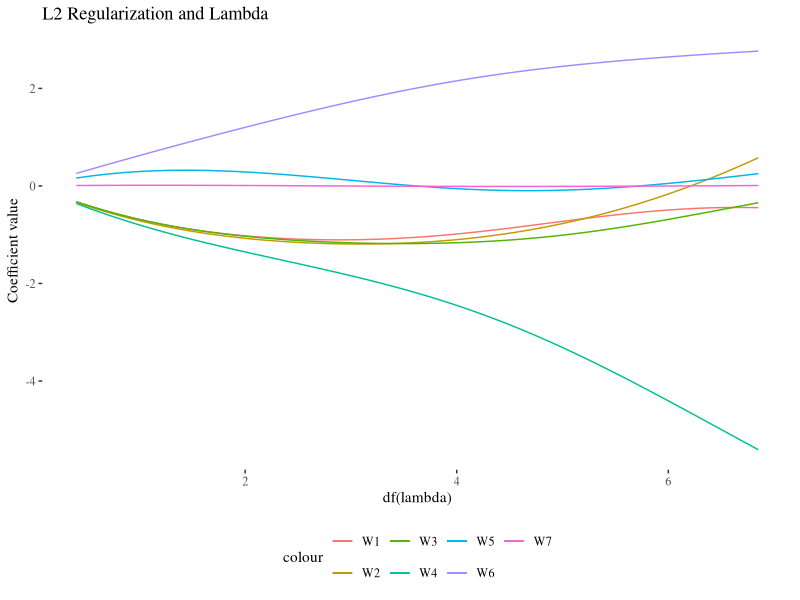
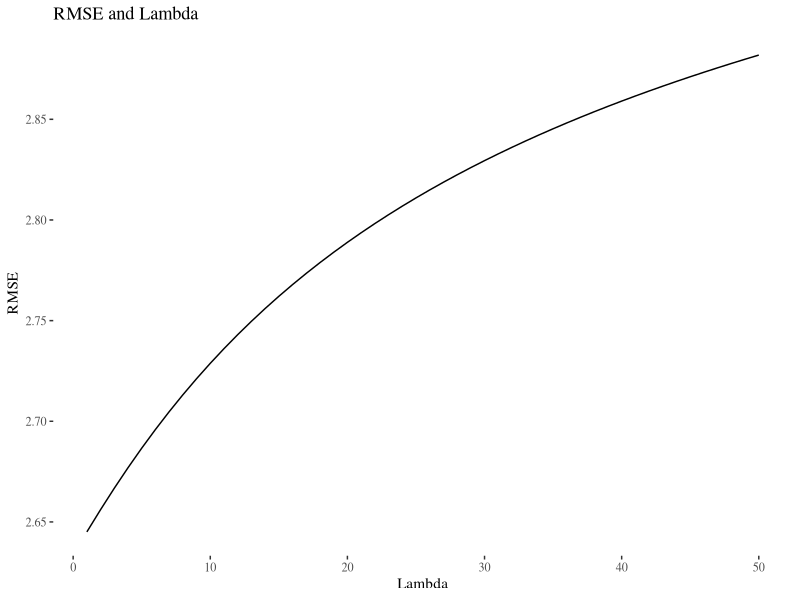
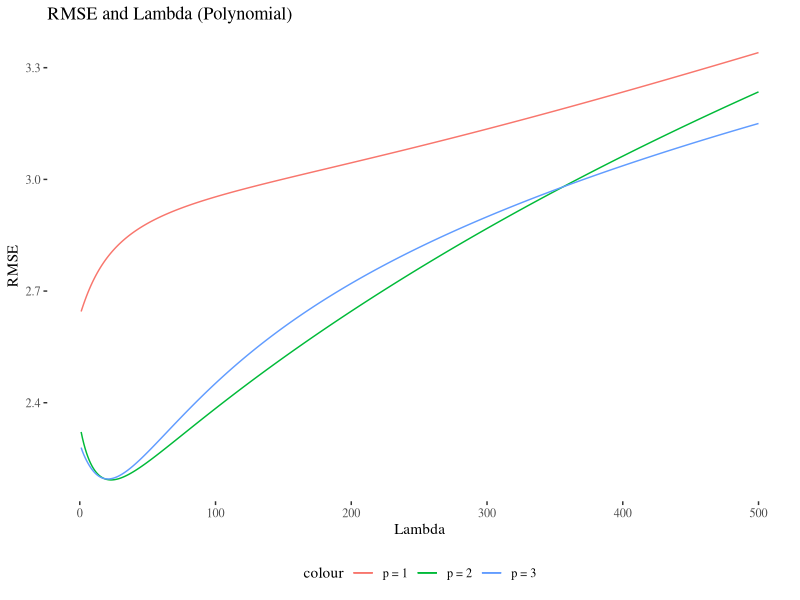
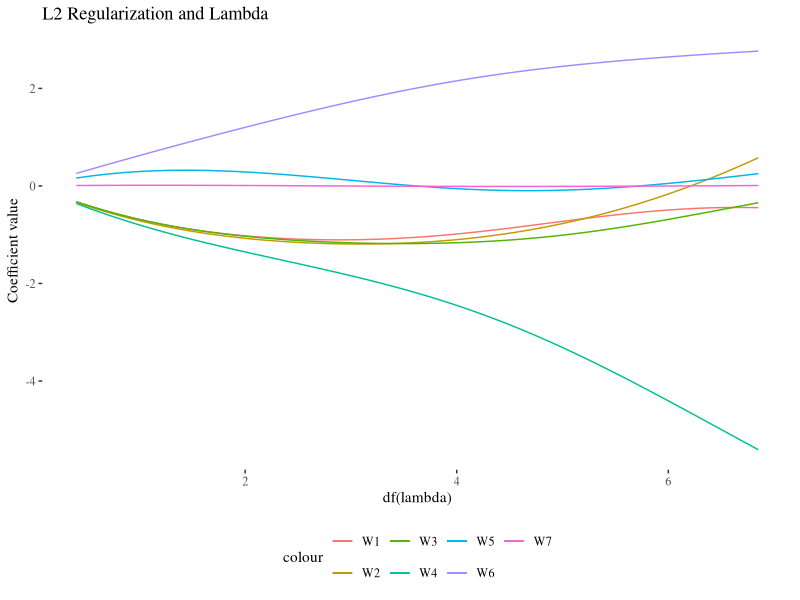
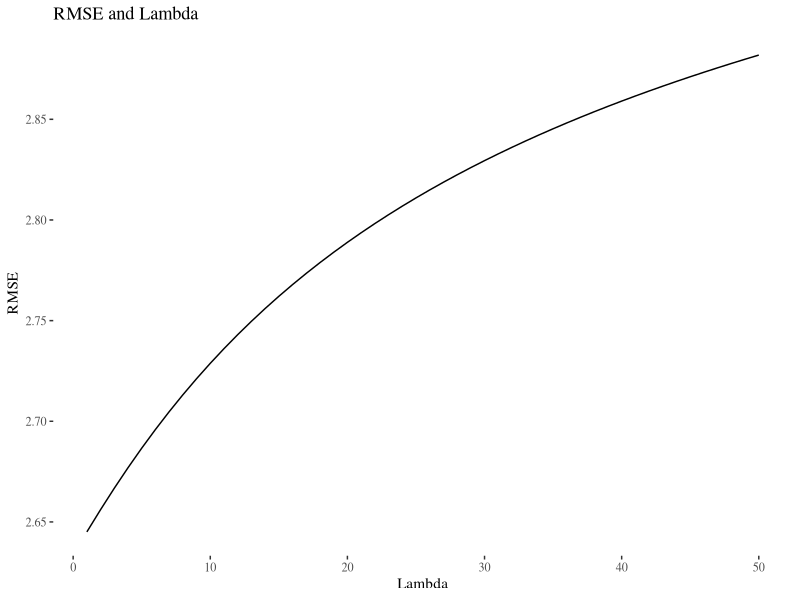
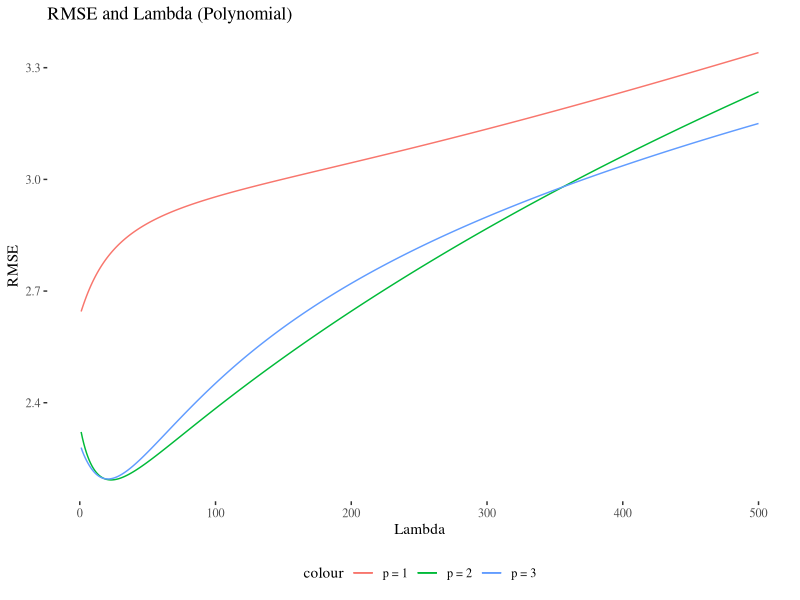

The R script that drew these images, in order:
## Packages loading/installation
auto_load <- function(pkg){
  new.pkg <- pkg[!(pkg %in% installed.packages()[, "Package"])]
  if (length(new.pkg)) 
    install.packages(new.pkg, dependencies = TRUE)
  sapply(pkg, require, character.only = TRUE)
}

# usage
packages <- c("readr", "tidyverse", "ggplot2", "ggthemes")
auto_load(packages)


## Reading in the files and converting to matrices

X_test <- read_csv("Data/X_test.csv", col_names = FALSE)
X_train <- read_csv("Data/X_train.csv", col_names = FALSE)
y_test <- read_csv("Data/y_test.csv", col_names = FALSE)
y_train <- read_csv("Data/y_train.csv", col_names = FALSE)


X_test <- as.matrix(X_test)
X_train <- as.matrix(X_train)
y_test <- as.matrix(y_test)
y_train <- as.matrix(y_train)


## Initialzing the matrcies and creating the svd
df_lam <- c(rep(0,5000))
w <- matrix(nrow = 7, ncol = 5000)
X_tr_svd <- svd(X_train)

## Looping through to create matrix of coeffieicnts and df(lamba) for different values of lambda

for(j in 1:7){
  for(i in 1: 5000) {
   w[j,i] <- (solve((diag(i,7) + (t(X_train) %*% (X_train)))) %*% t(X_train) %*% y_train)[j]
   df_lam[i] <- sum((X_tr_svd$d)^2/(i + (X_tr_svd$d)^2))
  }
}

## Creating joint dataframe for easier navigation with ggplot

w_t <- as_data_frame(t(w))
final_1 <- cbind(w_t, df_lam)


## Plotting the value of coefficients as function of df(lamba)

ggplot(final_1) +
  geom_line(aes(df_lam, V1, color = "W1"), show.legend = TRUE) +
  geom_line(aes(df_lam, V2, color = "W2"), show.legend = TRUE) +
  geom_line(aes(df_lam, V3, color = "W3"), show.legend = TRUE) +
  geom_line(aes(df_lam, V4, color = "W4"), show.legend = TRUE) +
  geom_line(aes(df_lam, V5, color = "W5"), show.legend = TRUE) +
  geom_line(aes(df_lam, V6, color = "W6"), show.legend = TRUE) +
  geom_line(aes(df_lam, V7, color = "W7"), show.legend = TRUE) +
  ylab("Coefficient value") +
  xlab("df(lambda)") +
  theme_tufte() +
  ggtitle("L2 Regularization and Lambda") +
  theme(legend.position = "bottom")
ggsave("Images/L2_reg_dflambda.png")
  

## Predicting and plotting RMSE of testing data with lambda = 1:50

w_2 <- w[,1:50]

RMSE = c(rep(0,50))
lambda <- c(1:50)

for(i in 1:50) {
  y_hat <- X_test %*% w[,i]
  RMSE[i] <- (sum((y_test - y_hat)^2)/42)^0.5
}

plt2_df <-  as_data_frame(cbind(lambda, RMSE))
ggplot(plt2_df) +
  geom_line(aes(lambda, RMSE), show.legend = TRUE) +
  ylab("RMSE") +
  xlab("Lambda") +
  theme_tufte() +
  ggtitle("RMSE and Lambda") +
  theme(legend.position = "bottom")
ggsave("Images/RMSE_lambda.png")

# Ploynomial Regression Modification

df_lam <- c(rep(0,500))

## Creating function to output coefficients based on p polynomial specification

poly_ridge <- function(k) {
  if(k == 1) {
  w <- matrix(nrow = 7, ncol = 500)
  X_tr_svd <- svd(X_train)
  

  for(j in 1:7) {
    for(i in 1: 500) {
      w[j,i] <- (solve((diag(i,7) + (t(X_train) %*% (X_train)))) %*% t(X_train) %*% y_train)[j]
      df_lam[i] <- sum((X_tr_svd$d)^2/(i + (X_tr_svd$d)^2))
    }
  }
  }
 else {
   w <- matrix(nrow = 6*k + 1, ncol = 500)
   X_train_original <- X_train[,-7]
    for(z in 2:k) {
      X_train <- cbind(X_train, X_train_original^z)
    }
   X_tr_svd <- svd(X_train)

   for(j in 1:(6*k + 1)) {
     for(i in 1: 500) {
       w[j,i] <- (solve((diag(i,6*k+1) + (t(X_train) %*% (X_train)))) %*% t(X_train) %*% y_train)[j]
       df_lam[i] <- sum((X_tr_svd$d)^2/(i + (X_tr_svd$d)^2))
     }
   }
   
 }
outcome <- list("W" = w, "DF_Lam" = df_lam, "X_t" = X_train)
return(outcome)
}

w_1 <- poly_ridge(1)
RMSE_1 <- c(1:500)
w_2 <- poly_ridge(2)
RMSE_2 <- c(1:500)
w_3 <- poly_ridge(3)
RMSE_3 <- c(1:500)
lambda_500 <- c(1:500)


for(i in 1:500) {
  y_hat <- X_test %*% w_1$W[,i]
  RMSE_1[i] <- (sum((y_test - y_hat)^2)/42)^0.5
}

for(i in 1:500) {
  y_hat <- cbind(X_test, X_test[,-7]^2) %*% w_2$W[,i]
  RMSE_2[i] <- (sum((y_test - y_hat)^2)/42)^0.5
}

for(i in 1:500) {
  y_hat <- cbind(X_test, X_test[,-7]^2, X_test[,-7]^3) %*% w_3$W[,i]
  RMSE_3[i] <- (sum((y_test - y_hat)^2)/42)^0.5
}

Total_2 <- as.data.frame(cbind(lambda_500, RMSE_1, RMSE_2, RMSE_3))

ggplot(Total_2) +
  geom_line(aes(lambda_500, RMSE_1, color = "p = 1"), show.legend = TRUE) +
  geom_line(aes(lambda_500, RMSE_2, color = "p = 2"), show.legend = TRUE) +
  geom_line(aes(lambda_500, RMSE_3, color = "p = 3"), show.legend = TRUE) +
  ylab("RMSE") +
  xlab("Lambda") +
  theme_tufte() +
  ggtitle("RMSE and Lambda (Polynomial)") +
  theme(legend.position = "bottom")
ggsave("Images/RMSE_lambda_poly.png")
